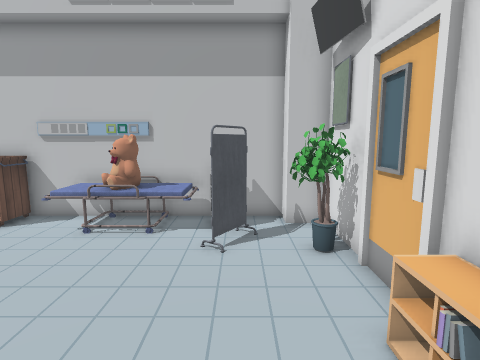
[1] (above)

15 first-person views from a walk through a Unity game level. The camera is 1.5 m above the floor, tilts 8° down and sees 80° across. The floor is counted in squares, 0.5 m on a side. Each view is taken from the middle of a square. On the plan, view 1 faces up. The plan holds only what a view shows up to about 20 squares ahead; the rest is blank. The place goes on beyond the plan. Some surface patterns are stand-ins.

[2]
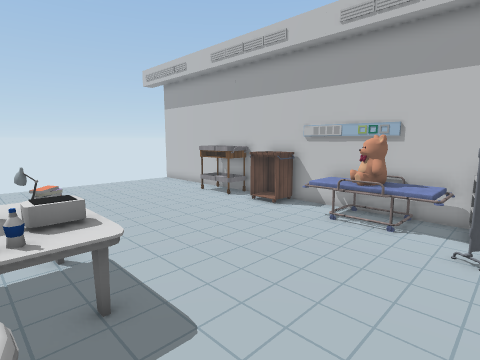

[3]
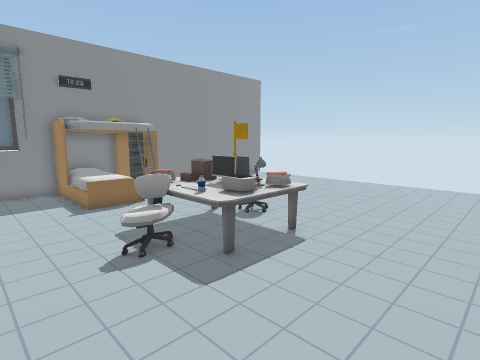

[4]
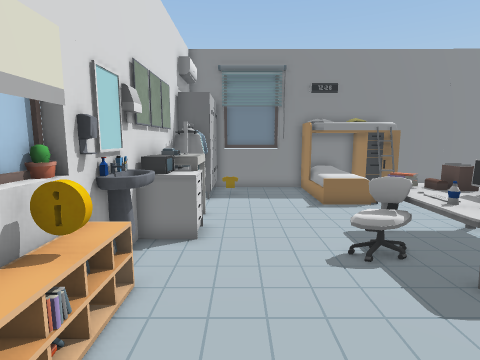

[5]
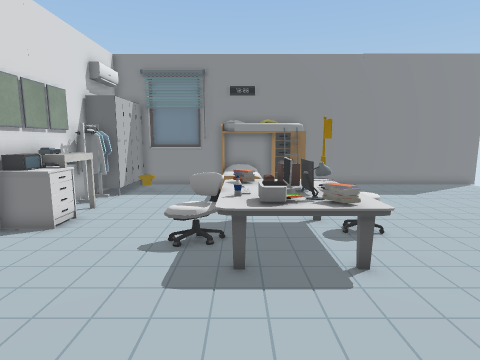

[6]
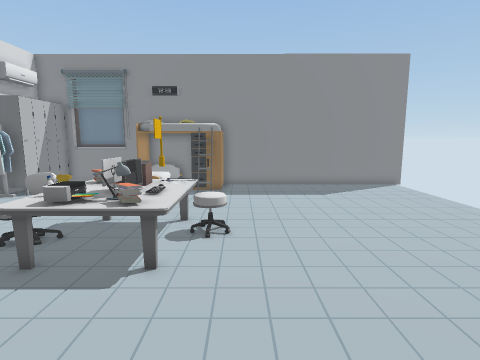

[7]
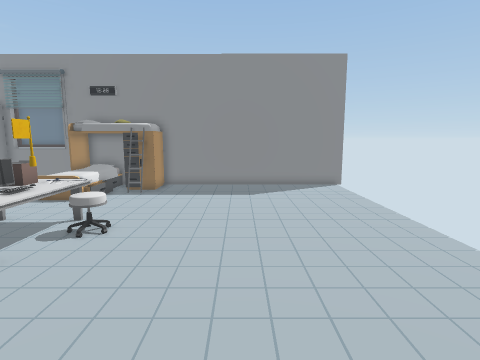

[8]
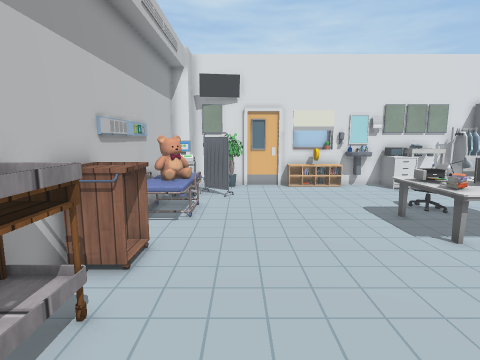

[9]
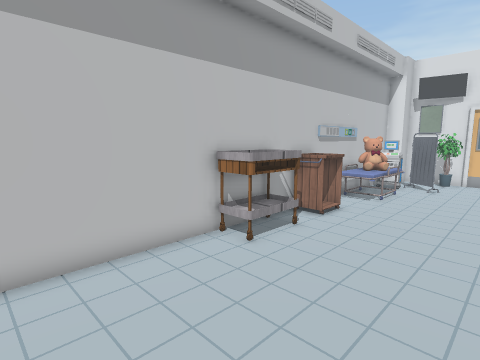

[10]
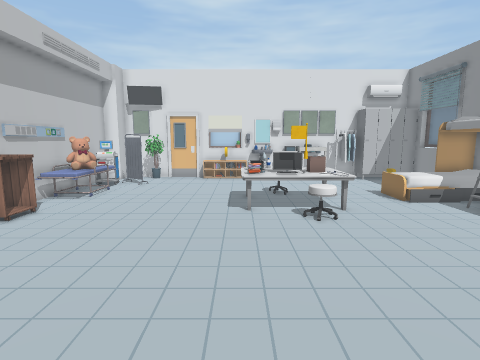

[11]
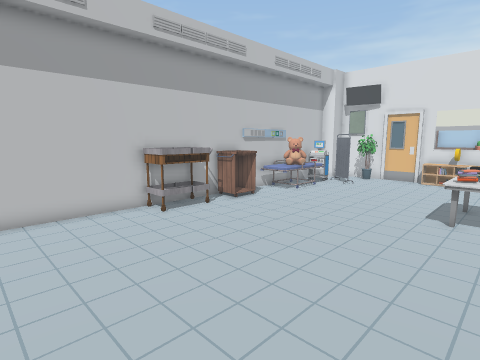

[12]
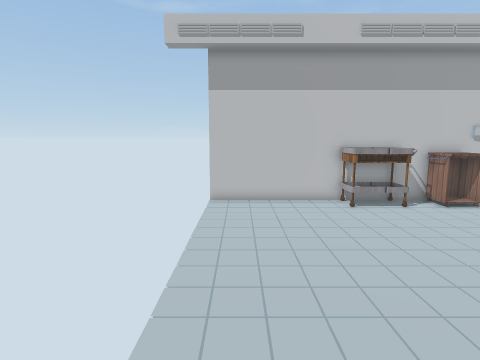

[13]
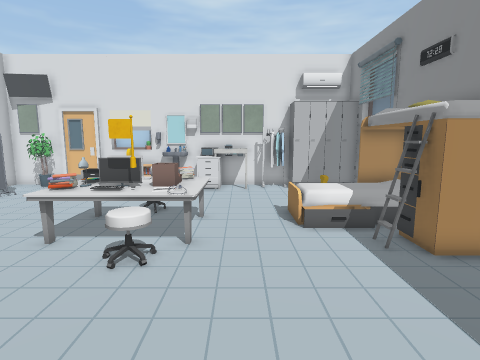

[14]
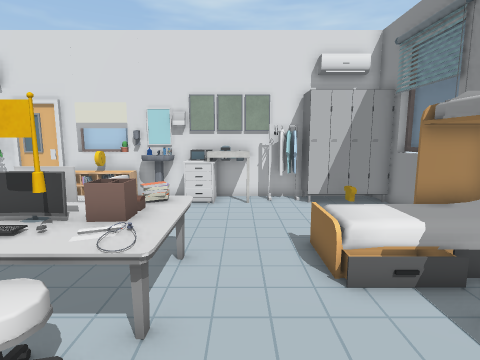

[15]
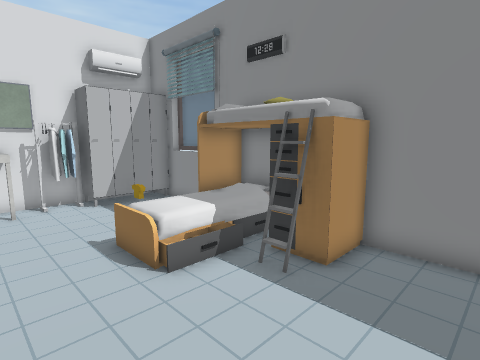

### Floor plan
Key: @ floor where view 1 was taken; # wall or solid block; . floor; = window, fence, low wall or low ledge; ^ raised ledge; O other object.
Columns run from 21 left of view 1 to 4 right of it. Each row starts with its distance up from view 1.
 11  #######OO##O###########
 10  ......OOOOOOO.OO#OOOO.##
  9  ...........O..OO#OOOO..#
  8  ...................OO.O#
  7  ......................O#
  6  .......................#
  5  .......................#
  4  ......................O##
  3  ......................OO#
  2  ......................OO#
  1  ............^^#^......OO#
  0  ............OOOO....@.OO
 -1  ............^O^O=O....OO
 -2  ...........OOOO^O....O##
 -3  ...........OOOOO=....OOO
 -4  ............^^^^.....OOO
 -5  .....................OOO
 -6  ......................=#
 -7  ..............OOO.....O#
 -8  ..............O O.....O#
 -9  ..............  O....O##
-10  ...........OOOOOO....O#
-11  ...........O OOOO....O#
-12 ########################

Positions as (right, up) in squares from view 1, and headings:
1: (0, 0), facing up
2: (0, -1), facing up-left
3: (0, 6), facing down-left
4: (0, 6), facing down
5: (-5, 7), facing down
6: (-10, 7), facing down
7: (-14, 7), facing down
8: (-16, 7), facing right
9: (-20, 4), facing up-right
10: (-20, 1), facing right
11: (-20, -1), facing up-right
12: (-19, -3), facing up
13: (-16, -5), facing right
14: (-12, -5), facing right
15: (-12, -4), facing down-right
